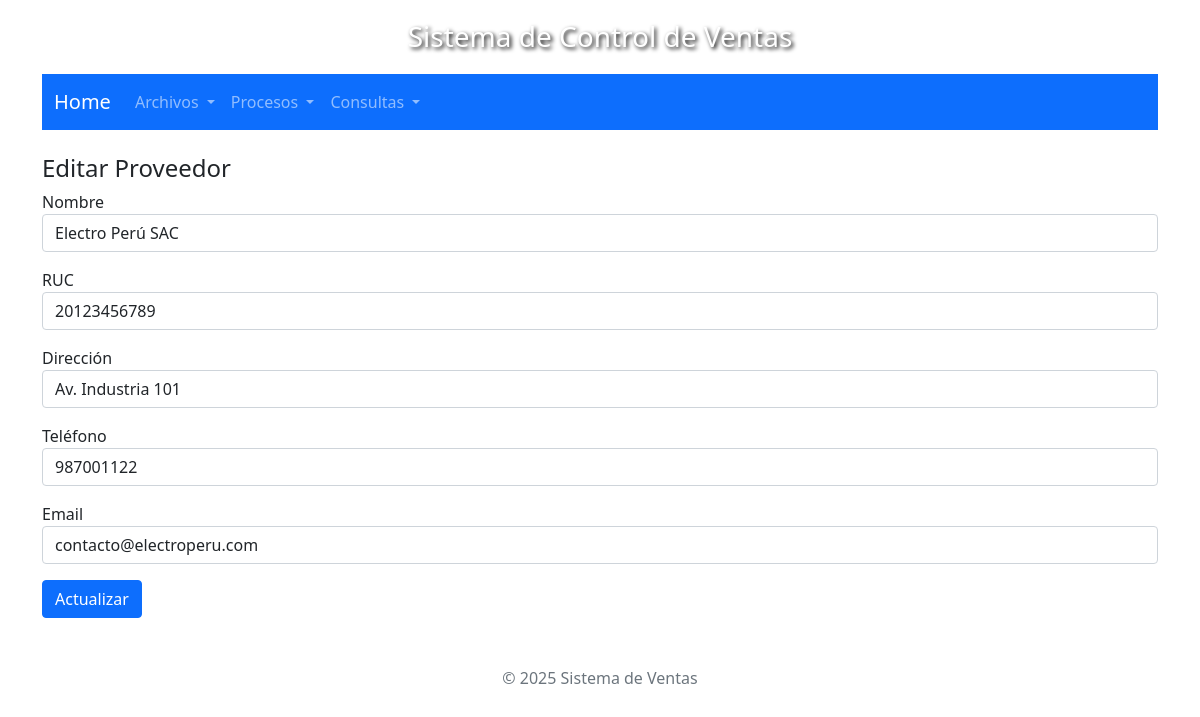
Page /sisventas/vista/proveedores/editar.php?id=P01 on the committed database.
### tables this page shows
CREATE TABLE `proveedores` (
  `idproveedor` varchar(3) NOT NULL,
  `nomproveedor` varchar(128) DEFAULT NULL,
  `rucproveedor` varchar(11) DEFAULT NULL,
  `dirproveedor` varchar(128) DEFAULT NULL,
  `telproveedor` varchar(9) DEFAULT NULL,
  `emailproveedor` varchar(64) DEFAULT NULL
);

### sisventas/modelo/Proveedor.php (called while the page is built, shortened)
<?php
require_once $_SERVER['DOCUMENT_ROOT'] . "/sisventas/includes/db.php";
class Proveedor {
    private $pdo;
    public function __construct() {
        $conexion = new DBConection();
        $this->pdo = $conexion->conectar();
    }
    public function obtenerPorId($idproveedor) {
        $stmt = $this->pdo->prepare("SELECT * FROM proveedores WHERE idproveedor = ?");
        $stmt->execute([$idproveedor]);
        return $stmt->fetch(PDO::FETCH_ASSOC);
    }
}

### sisventas/includes/db.php (called while the page is built, shortened)
<?php
class DBConection {
    public function conectar() {
        try {
            $this->pdo = new PDO("mysql:host=" . DB_HOST . ";dbname=" . DB_NAME, DB_USER, DB_PASS);
            $this->pdo->setAttribute(PDO::ATTR_ERRMODE, PDO::ERRMODE_EXCEPTION);
            $this->pdo->exec("SET NAMES utf8");
            return $this->pdo;
        } catch (PDOException $e) {
            die("Error de conexión: " . $e->getMessage());
        }
    }
}
?>

### sisventas/controlador/ProveedorControlador.php (called while the page is built, shortened)
<?php
require_once $_SERVER['DOCUMENT_ROOT'] . "/sisventas/modelo/Proveedor.php";
class ProveedorControlador {
    private $modelo;
    public function __construct() {
        $this->modelo = new Proveedor();
    }
    public function obtenerProveedor($id) {
        return $this->modelo->obtenerPorId($id);
    }
}

### sisventas/vista/proveedores/editar.php (the view, shortened to what this page needs)
<?php
require_once $_SERVER['DOCUMENT_ROOT'] . "/sisventas/controlador/ProveedorControlador.php";
$controlador = new ProveedorControlador();
$proveedor = $controlador->obtenerProveedor($_GET['id']);
include '../layout/header.php';
include '../layout/navbar.php';
?>
<h4>Editar Proveedor</h4>
<form method="POST">
    <div class="mb-3">
        <label>Nombre</label>
        <input type="text" name="nomproveedor" class="form-control" value="<?= $proveedor['nomproveedor'] ?>" required>
    </div>
    <div class="mb-3">
        <label>RUC</label>
        <input type="text" name="rucproveedor" class="form-control" value="<?= $proveedor['rucproveedor'] ?>" required>
    </div>
    <div class="mb-3">
        <label>Dirección</label>
        <input type="text" name="dirproveedor" class="form-control" value="<?= $proveedor['dirproveedor'] ?>" required>
    </div>
    <div class="mb-3">
        <label>Teléfono</label>
        <input type="text" name="telproveedor" class="form-control" value="<?= $proveedor['telproveedor'] ?>" required>
    </div>
    <div class="mb-3">
        <label>Email</label>
        <input type="email" name="emailproveedor" class="form-control" value="<?= $proveedor['emailproveedor'] ?>" required>
    </div>
    <button type="submit" class="btn btn-primary">Actualizar</button>
</form>
<?php include '../layout/footer.php'; ?>

### sisventas/vista/layout/header.php (style rules this page uses)
body { background-size: cover; background-repeat: no-repeat; background-attachment: fixed; background-position: center; padding: 20px; }

### rows in the picture
proveedores: nomproveedor "Electro Perú SAC", rucproveedor "20123456789", dirproveedor "Av. Industria 101", telproveedor "987001122", emailproveedor "contacto@electroperu.com"
